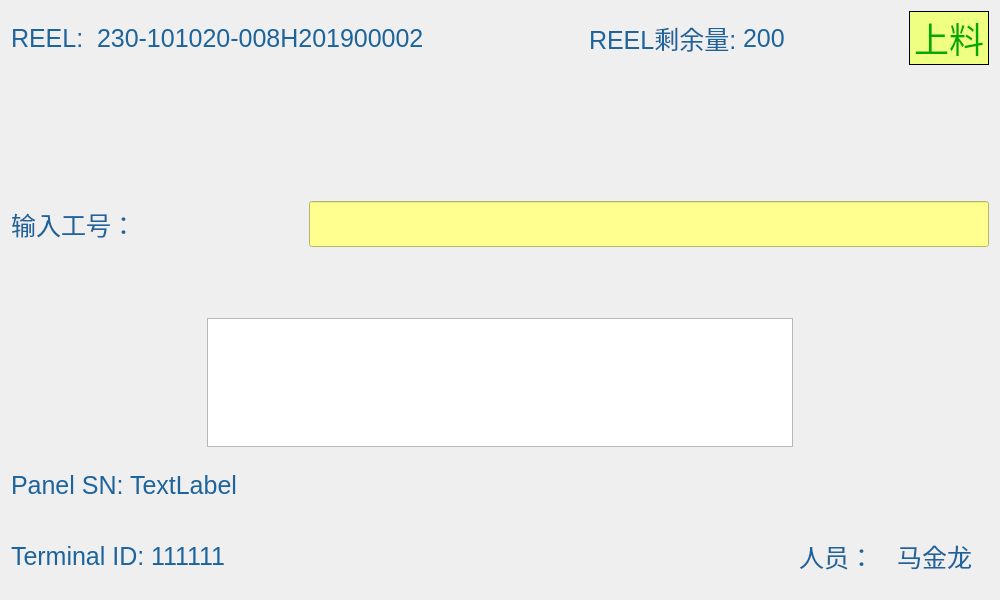
<?xml version="1.0" encoding="UTF-8"?>
<ui version="4.0">
 <class>Form</class>
 <widget class="QWidget" name="Form">
  <property name="geometry">
   <rect>
    <x>0</x>
    <y>0</y>
    <width>1000</width>
    <height>600</height>
   </rect>
  </property>
  <property name="windowTitle">
   <string>Form</string>
  </property>
  <property name="styleSheet">
   <string notr="true">*{	
	font-family:微软雅黑;
	font-size:25px;
	color: #1d649c;
}
#inputPro {
	font-size:35px;
	color: #00aaff
}
#btn{
	background-color: #eeff82;
	border:1px solid black;
	font-family: 微软雅黑;
	font-size: 35px;
	color: #00aa00
}
#btn:hover{
	opacity:0.2;
    border:2px solid black;
}
#btn:pressed{
	background-color:transparent;
	border:1px solid black;
}
#inputBox{
	line-height: 30px;
}
#messageDisplay {
	background-color: #ffff8f;
	height: 40px;
}</string>
  </property>
  <layout class="QHBoxLayout" name="horizontalLayout_6">
   <item>
    <layout class="QVBoxLayout" name="verticalLayout" stretch="1,2,1,1,2,1,1">
     <item>
      <layout class="QHBoxLayout" name="horizontalLayout" stretch="1,4,2,1,2,1">
       <item>
        <widget class="QLabel" name="reelNum">
         <property name="text">
          <string>REEL:</string>
         </property>
        </widget>
       </item>
       <item>
        <widget class="QLabel" name="reelNumValue">
         <property name="text">
          <string>230-101020-008H201900002</string>
         </property>
        </widget>
       </item>
       <item>
        <spacer name="horizontalSpacer_5">
         <property name="orientation">
          <enum>Qt::Horizontal</enum>
         </property>
         <property name="sizeHint" stdset="0">
          <size>
           <width>40</width>
           <height>20</height>
          </size>
         </property>
        </spacer>
       </item>
       <item>
        <widget class="QLabel" name="reelRemain">
         <property name="text">
          <string>REEL剩余量:</string>
         </property>
        </widget>
       </item>
       <item>
        <widget class="QLabel" name="reelRemainValue">
         <property name="text">
          <string>200</string>
         </property>
        </widget>
       </item>
       <item>
        <widget class="QPushButton" name="btn">
         <property name="text">
          <string>上料</string>
         </property>
        </widget>
       </item>
      </layout>
     </item>
     <item>
      <spacer name="verticalSpacer">
       <property name="orientation">
        <enum>Qt::Vertical</enum>
       </property>
       <property name="sizeHint" stdset="0">
        <size>
         <width>20</width>
         <height>40</height>
        </size>
       </property>
      </spacer>
     </item>
     <item>
      <layout class="QHBoxLayout" name="horizontalLayout_2" stretch="3,7">
       <item>
        <widget class="QLabel" name="label">
         <property name="text">
          <string>输入工号：</string>
         </property>
        </widget>
       </item>
       <item>
        <widget class="QLineEdit" name="messageDisplay"/>
       </item>
      </layout>
     </item>
     <item>
      <spacer name="verticalSpacer_2">
       <property name="orientation">
        <enum>Qt::Vertical</enum>
       </property>
       <property name="sizeHint" stdset="0">
        <size>
         <width>20</width>
         <height>40</height>
        </size>
       </property>
      </spacer>
     </item>
     <item>
      <layout class="QHBoxLayout" name="horizontalLayout_3" stretch="2,6,2">
       <item>
        <spacer name="horizontalSpacer">
         <property name="orientation">
          <enum>Qt::Horizontal</enum>
         </property>
         <property name="sizeHint" stdset="0">
          <size>
           <width>278</width>
           <height>20</height>
          </size>
         </property>
        </spacer>
       </item>
       <item>
        <widget class="QTextBrowser" name="logDisplay"/>
       </item>
       <item>
        <spacer name="horizontalSpacer_2">
         <property name="orientation">
          <enum>Qt::Horizontal</enum>
         </property>
         <property name="sizeHint" stdset="0">
          <size>
           <width>198</width>
           <height>20</height>
          </size>
         </property>
        </spacer>
       </item>
      </layout>
     </item>
     <item>
      <layout class="QHBoxLayout" name="horizontalLayout_4" stretch="1,3,6">
       <item>
        <widget class="QLabel" name="panelSn">
         <property name="text">
          <string>Panel SN:</string>
         </property>
        </widget>
       </item>
       <item>
        <widget class="QLabel" name="panelSnValue">
         <property name="text">
          <string>TextLabel</string>
         </property>
        </widget>
       </item>
       <item>
        <spacer name="horizontalSpacer_3">
         <property name="orientation">
          <enum>Qt::Horizontal</enum>
         </property>
         <property name="sizeHint" stdset="0">
          <size>
           <width>568</width>
           <height>20</height>
          </size>
         </property>
        </spacer>
       </item>
      </layout>
     </item>
     <item>
      <layout class="QHBoxLayout" name="horizontalLayout_5" stretch="1,1,6,1,1">
       <item>
        <widget class="QLabel" name="terminalId">
         <property name="text">
          <string>Terminal ID:</string>
         </property>
        </widget>
       </item>
       <item>
        <widget class="QLabel" name="terminalIdValue">
         <property name="text">
          <string>111111</string>
         </property>
        </widget>
       </item>
       <item>
        <spacer name="horizontalSpacer_4">
         <property name="orientation">
          <enum>Qt::Horizontal</enum>
         </property>
         <property name="sizeHint" stdset="0">
          <size>
           <width>288</width>
           <height>20</height>
          </size>
         </property>
        </spacer>
       </item>
       <item>
        <widget class="QLabel" name="userName">
         <property name="text">
          <string>人员：</string>
         </property>
        </widget>
       </item>
       <item>
        <widget class="QLabel" name="userNameValue">
         <property name="text">
          <string>马金龙</string>
         </property>
        </widget>
       </item>
      </layout>
     </item>
    </layout>
   </item>
  </layout>
 </widget>
 <resources/>
 <connections/>
</ui>
